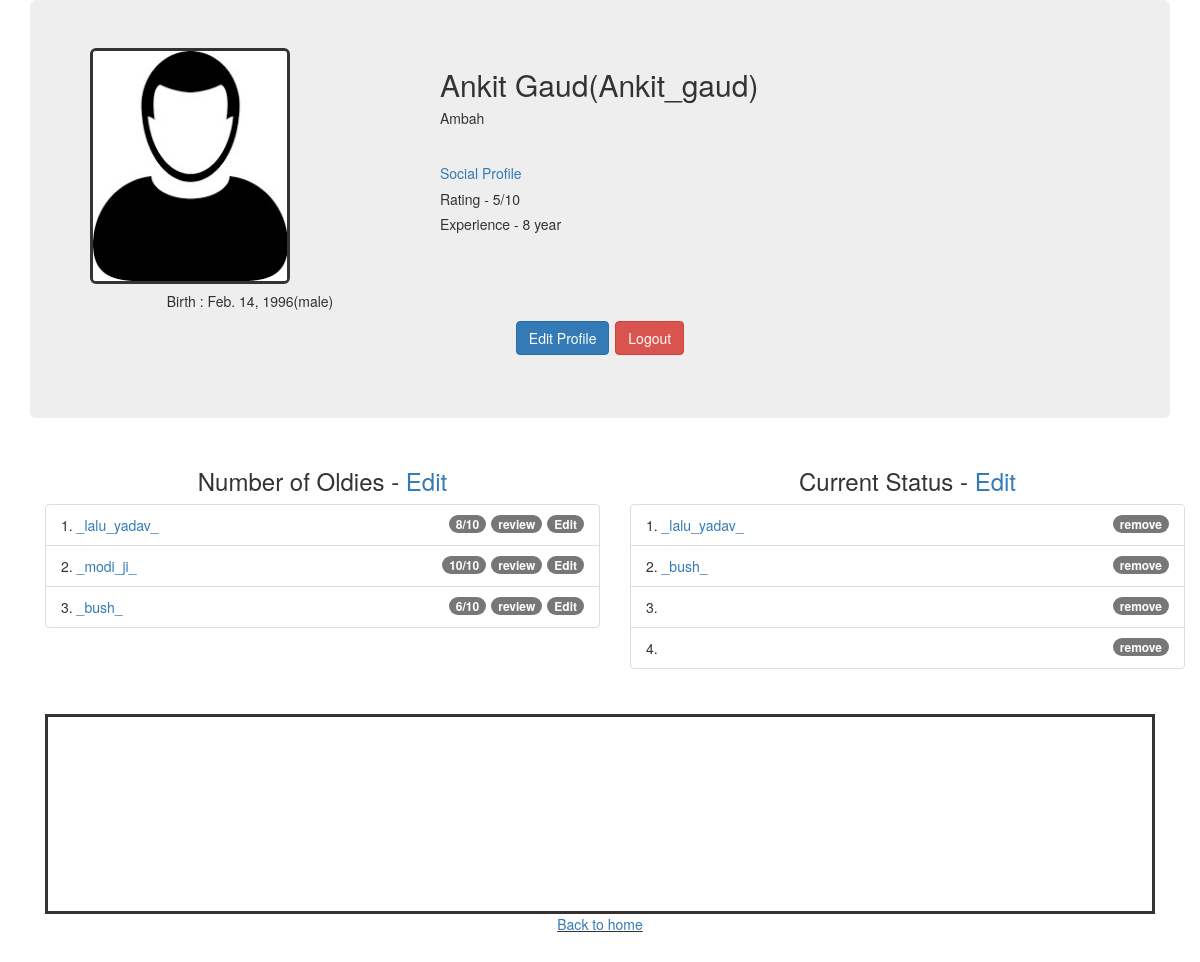
Page /younger_profile/Ankit_gaud/ (signed in) on the committed database.
### myapp/models.py (models this page shows, shortened)
class Young_user(models.Model):
	Y_username = models.CharField(primary_key=True,max_length=20)
	name = models.CharField('Name', max_length=120)
	address = models.TextField(blank=True)
	gender = models.CharField(max_length=20)
	dob = models.DateField()
	social_profile = models.CharField('Social link', max_length=220)
	average_rating = models.IntegerField()
	experience = models.IntegerField()
	age = models.IntegerField()

class younger_table(models.Model):
	elder_user = models.CharField(max_length=20)
	rating_by_younger = models.IntegerField()
	review_by_younger = models.CharField('Review', max_length=220)
	start_date = models.DateField(null=True)
	younger_user = models.CharField(max_length=20)

class Current_status_younger(models.Model):
	username = models.CharField(primary_key=True,max_length=20)
	elder_1 = models.CharField(max_length=20, blank=True)
	elder_2 = models.CharField(max_length=20, blank=True)
	elder_3 = models.CharField(max_length=20, blank=True)
	elder_4 = models.CharField(max_length=20, blank=True)
	elder_6 = models.CharField(max_length=20, blank=True)

### myapp/views.py (the view)
# urls.py: path('younger_profile/<username>/', views.younger_self_profile, name='younger_self_profile'),
@login_required
def younger_self_profile(request, username):
	try:
		data = Young_user.objects.get(Y_username=username)
		data2 = Current_status_younger.objects.get(username=username)
		data3 = younger_table.objects.filter(younger_user=username)
		context={
		'user_data':data,'user_name':username, 'status':data2, 'oldies':data3
		}
		return render(request, 'young_user_self.html', context)
	except:
		try:
			data = ELDER_user.objects.get(E_username=username)
			context ={
			'user_data': data, 'user_name':username
			}
			return redirect('elder_self_profile', username=username)
		except:
			return redirect('younger_edit_profile', username=username)

### templates/young_user_self.html (shortened to what this page needs)
{% load static %}
<!DOCTYPE html>
<html lang="en">
<head>
  <link rel="stylesheet" href="https://maxcdn.bootstrapcdn.com/bootstrap/3.4.1/css/bootstrap.min.css">
</head>
<body class="container">
<div class="jumbotron">
	<div class="row">
	<div class="col-sm-4">
		<img src="{% static 'download.jpg' %}" class="img-rounded" id="class1" alt="Cinque Terre" width="200" height="236">
    <h5 class="text-center">Birth : {{user_data.dob}}({{user_data.gender}})</h5>
	</div>
	<div class="col-sm-8">
      <h2>{{user_data.name}}({{user_name}})</h2>
      <h5>{{user_data.address}}</h5> <br>
      <h5><a href="http://{{user_data.social_profile}}">Social Profile</a></h5>
      <h5>Rating - {{user_data.average_rating}}/10</h5>
      <h5>Experience - {{user_data.experience}} year</h5>
	</div>
	</div>
    <p class="text-center"><a href="/edit_profile_younger/{{user_name}}/"><button type="button" class="btn btn-primary">Edit Profile</button></a>&nbsp;<a href="/accounts/logout/"><button type="button" class="btn btn-danger">Logout</button></a></p>
</div>
<div class="container">
  <div class="row">
    <div class="col-sm-6">
    	<h3 class="text-center">Number of Oldies - <a href="/add_elders/{{user_name}}/">Edit</a></h3>
      	<div style="overflow: auto; height: 210px">
   			<ul class="list-group">
          {% for data in oldies %}
          <li class="list-group-item">{{forloop.counter}}.<a href="/elder_user/{{data.elder_user}}/"> {{data.elder_user}} </a><span class="badge"><a href="/number_of_oldies/{{user_name}}/{{data.elder_user}}" class="white">Edit</a></span><span class="badge" onclick="myFunction('{{data.review_by_younger}}')">review</span><span class="badge">{{data.rating_by_younger}}/10</span></li>
          {% endfor %}
  			</ul>
  		</div>
    </div>
    <div class="col-sm-6">
      	<h3 class="text-center">Current Status - <a href="/edit_current_status/{{user_name}}/">Edit</a></h3>
      	<div>
    		<ul class="list-group">
    			<li class="list-group-item">1. <a href="/elder_user/{{status.elder_1}}/">{{status.elder_1}}</a> <span class="badge"><a href="/remove/{{user_name}}/elder_1/" class="white">remove</a></span></li>
    			<li class="list-group-item">2. <a href="/elder_user/{{status.elder_2}}/">{{status.elder_2}}</a>  <span class="badge"><a href="/remove/{{user_name}}/elder_2/" class="white">remove</a></span></li>
    			<li class="list-group-item">3. <a href="/elder_user/{{status.elder_3}}/">{{status.elder_3}} </a><span class="badge"><a href="/remove/{{user_name}}/elder_3/" class="white">remove</a></span></li>
     			<li class="list-group-item">4. <a href="/elder_user/{{status.elder_4}}/">{{status.elder_4}}</a> <span class="badge"><a href="/remove/{{user_name}}/elder_4/" class="white">remove</a></span></li>
  			</ul>
  		</div>
    </div>
  </div>
</div>
<div class="col-sm-12 text-center container">
  <div class="review container">
  </div>
</div>
<br><br>
<p class="text-center blue"><u><a href="/">Back to home</a></u></p>
<br><br><br>
</body>
</html>

### templates/young_user_self.html (style rules this page uses)
#class1 { border-style: solid; border-width: medium; }
.review { height: 200px; width: 100%;border-style: solid; border-width: medium; padding: 2em; }
.white { color: white; }

### rows in the picture
Young_user: dob "Feb. 14, 1996", gender "male", name "Ankit Gaud", address "Ambah", average_rating "5", experience "8"
younger_table: elder_user "_lalu_yadav_", rating_by_younger "8"
younger_table: elder_user "_modi_ji_", rating_by_younger "10"
younger_table: elder_user "_bush_", rating_by_younger "6"
Current_status_younger: elder_1 "_lalu_yadav_", elder_2 "_bush_"

### other values in the picture
{{ user_name }} "Ankit_gaud"
